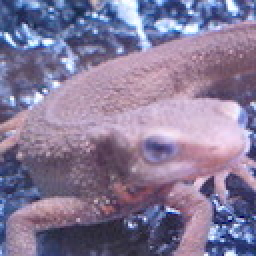
#> input picture input_image/imori.jpg, 128 x 128 px (shown 2 times larger)
$ python 50.py   (older library calls are emulated)
#> lines starting #> are read from the running program, lines starting #| are printed output that depends on the picture; after the words box and inside, x2 and y2 are one past the last pixel; in counts of white or black regions, pixels touching at a corner belong together
import cv2
import numpy as np

def Canny(img):

	# Gray scale
	def BGR2GRAY(img):
		b = img[:, :, 0].copy()
		g = img[:, :, 1].copy()
		r = img[:, :, 2].copy()

		# Gray scale
		out = 0.2126 * r + 0.7152 * g + 0.0722 * b
		out = out.astype(np.uint8)

		return out


	# Gaussian filter for grayscale
	def gaussian_filter(img, K_size=3, sigma=1.3):

		if len(img.shape) == 3:
			H, W, C = img.shape
			gray = False
		else:
			img = np.expand_dims(img, axis=-1)
			H, W, C = img.shape
			gray = True

		## Zero padding
		pad = K_size // 2
		out = np.zeros([H + pad * 2, W + pad * 2, C], dtype=np.float)
		out[pad : pad + H, pad : pad + W] = img.copy().astype(np.float)

		## prepare Kernel
		K = np.zeros((K_size, K_size), dtype=np.float)
		for x in range(-pad, -pad + K_size):
			for y in range(-pad, -pad + K_size):
				K[y + pad, x + pad] = np.exp( - (x ** 2 + y ** 2) / (2 * sigma * sigma))
		#K /= (sigma * np.sqrt(2 * np.pi))
		K /= (2 * np.pi * sigma * sigma)
		K /= K.sum()

		tmp = out.copy()

		# filtering
		for y in range(H):
			for x in range(W):
				for c in range(C):
					out[pad + y, pad + x, c] = np.sum(K * tmp[y : y + K_size, x : x + K_size, c])

		out = np.clip(out, 0, 255)
		out = out[pad : pad + H, pad : pad + W]
		out = out.astype(np.uint8)

		if gray:
			out = out[..., 0]

		return out


	# sobel filter
	def sobel_filter(img, K_size=3):
		if len(img.shape) == 3:
			H, W, C = img.shape
		else:
			H, W = img.shape

		# Zero padding
		pad = K_size // 2
		out = np.zeros((H + pad * 2, W + pad * 2), dtype=np.float)
		out[pad : pad + H, pad : pad + W] = img.copy().astype(np.float)
		tmp = out.copy()

		out_v = out.copy()
		out_h = out.copy()

		## Sobel vertical
		Kv = [[1., 2., 1.],[0., 0., 0.], [-1., -2., -1.]]
		## Sobel horizontal
		Kh = [[1., 0., -1.],[2., 0., -2.],[1., 0., -1.]]

		# filtering
		for y in range(H):
			for x in range(W):
				out_v[pad + y, pad + x] = np.sum(Kv * (tmp[y : y + K_size, x : x + K_size]))
				out_h[pad + y, pad + x] = np.sum(Kh * (tmp[y : y + K_size, x : x + K_size]))

		out_v = np.clip(out_v, 0, 255)
		out_h = np.clip(out_h, 0, 255)

		out_v = out_v[pad : pad + H, pad : pad + W]
		out_v = out_v.astype(np.uint8)
		out_h = out_h[pad : pad + H, pad : pad + W]
		out_h = out_h.astype(np.uint8)

		return out_v, out_h


	def get_edge_angle(fx, fy):
		# get edge strength
		edge = np.sqrt(np.power(fx.astype(np.float32), 2) + np.power(fy.astype(np.float32), 2))
		edge = np.clip(edge, 0, 255)

		fx = np.maximum(fx, 1e-10)
		#fx[np.abs(fx) <= 1e-5] = 1e-5

		# get edge angle
		angle = np.arctan(fy / fx)

		return edge, angle


	def angle_quantization(angle):
		angle = angle / np.pi * 180
		angle[angle < -22.5] = 180 + angle[angle < -22.5]
		_angle = np.zeros_like(angle, dtype=np.uint8)
		_angle[np.where(angle <= 22.5)] = 0
		_angle[np.where((angle > 22.5) & (angle <= 67.5))] = 45
		_angle[np.where((angle > 67.5) & (angle <= 112.5))] = 90
		_angle[np.where((angle > 112.5) & (angle <= 157.5))] = 135

		return _angle


	def non_maximum_suppression(angle, edge):
		H, W = angle.shape
		_edge = edge.copy()

		for y in range(H):
			for x in range(W):
					if angle[y, x] == 0:
							dx1, dy1, dx2, dy2 = -1, 0, 1, 0
					elif angle[y, x] == 45:
							dx1, dy1, dx2, dy2 = -1, 1, 1, -1
					elif angle[y, x] == 90:
							dx1, dy1, dx2, dy2 = 0, -1, 0, 1
					elif angle[y, x] == 135:
							dx1, dy1, dx2, dy2 = -1, -1, 1, 1
					if x == 0:
							dx1 = max(dx1, 0)
							dx2 = max(dx2, 0)
					if x == W-1:
							dx1 = min(dx1, 0)
							dx2 = min(dx2, 0)
					if y == 0:
							dy1 = max(dy1, 0)
							dy2 = max(dy2, 0)
					if y == H-1:
							dy1 = min(dy1, 0)
							dy2 = min(dy2, 0)
					if max(max(edge[y, x], edge[y + dy1, x + dx1]), edge[y + dy2, x + dx2]) != edge[y, x]:
							_edge[y, x] = 0

		return _edge

	def hysterisis(edge, HT=100, LT=30):
		H, W = edge.shape

		# Histeresis threshold
		edge[edge >= HT] = 255
		edge[edge <= LT] = 0

		_edge = np.zeros((H + 2, W + 2), dtype=np.float32)
		_edge[1 : H + 1, 1 : W + 1] = edge

		## 8 - Nearest neighbor
		nn = np.array(((1., 1., 1.), (1., 0., 1.), (1., 1., 1.)), dtype=np.float32)

		for y in range(1, H+2):
				for x in range(1, W+2):
						if _edge[y, x] < LT or _edge[y, x] > HT:
								continue
						if np.max(_edge[y-1:y+2, x-1:x+2] * nn) >= HT:
								_edge[y, x] = 255
						else:
								_edge[y, x] = 0

		edge = _edge[1:H+1, 1:W+1]

		return edge

	# grayscale
	gray = BGR2GRAY(img)

	# gaussian filtering
	gaussian = gaussian_filter(gray, K_size=5, sigma=1.4)

	# sobel filtering
	fy, fx = sobel_filter(gaussian, K_size=3)

	# get edge strength, angle
	edge, angle = get_edge_angle(fx, fy)

	# angle quantization
	angle = angle_quantization(angle)

	# non maximum suppression
	edge = non_maximum_suppression(angle, edge)

	# hysterisis threshold
	out = hysterisis(edge, 100, 30)

	return out


def morphology(img,time=2):
    H,W=img.shape
    out=img.copy()

    for t in range(time):
        #端の値をコピーしてパディング
        out_2=np.pad(out,(1,1),'edge')
        for y in range(1,H+1):
            for x in range(1,W+1):
                if out_2[y-1,x]==255 or out_2[y,x-1]==255 or out_2[y,x+1]==255 or out_2[y+1,x]==255:
                    out[y-1,x-1]=255

    #img=img.astype(np.uint8)
    return out


def morphology_2(img,time=2):
    H,W=img.shape
    out=img.copy()

    for t in range(time):
        pad_img=np.pad(out,(1,1),'edge')
        for y in range(1,H+1):
            for x in range(1,W+1):
                if pad_img[y-1,x]==0 or pad_img[y,x-1]==0 or pad_img[y,x+1]==0 or pad_img[y+1,x]==0:
                    out[y-1,x-1]=0
    return out

def closing(img,N=1):
    for i in range(N):
        img=morphology(img,time=N)
    for i in range(N):
        img=morphology_2(img,time=N)
    return img


img = cv2.imread("./input_image/imori.jpg").astype(np.float32)
canny=Canny(img)
#> in BGR2GRAY, `r = img[:, :, 2].copy()`:
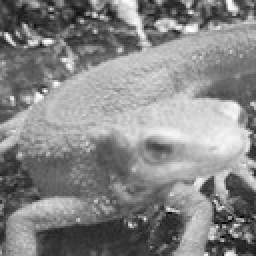
#> r: shape (128, 128) float32 (shown 2 times larger); min 0, max 255, mean 134.1
#> after the loop in gaussian_filter, `for y in range(H):`:
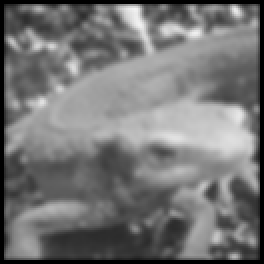
#> out: shape (132, 132, 1) float64 (shown 2 times larger); min 0, max 243.3, mean 117.2
#> after the loop in sobel_filter, `for y in range(H):`:
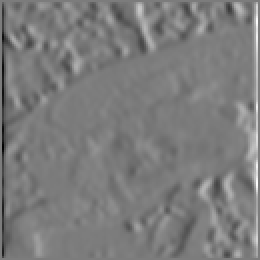
#> out_h: shape (130, 130) float64 (shown 2 times larger); min -581, max 611, mean 0; drawn with min black and max white
#> after the loop in sobel_filter, `for y in range(H):`:
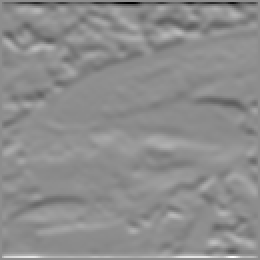
#> out_v: shape (130, 130) float64 (shown 2 times larger); min -870, max 701, mean 0.6; drawn with min black and max white
#> in Canny, `angle = angle_quantization(angle)`:
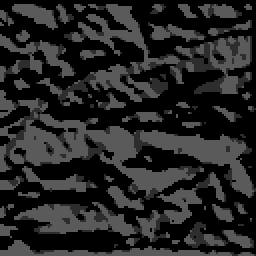
#> angle: shape (128, 128) (shown 2 times larger); min 0, max 90, mean 37.5
#> in hysterisis, `edge[edge >= HT] = 255`: edge: shape (128, 128) float32; min 0, max 255, mean 18
#> in hysterisis, `edge[edge <= LT] = 0`: edge: shape (128, 128) float32; min 0, max 255, mean 17.2
#> after the loop in hysterisis, `for y in range(1, H+2):`:
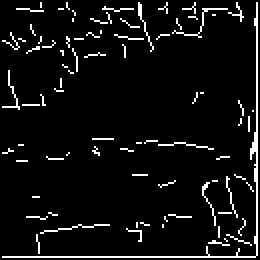
#> _edge: shape (130, 130) float32 (shown 2 times larger); 6.2% white in thin lines or dots
#> in hysterisis, `edge = _edge[1:H+1, 1:W+1]`: edge: shape (128, 128) float32; 6.4% white in thin lines or dots
#canny=canny.astype(np.uint8)
out=closing(canny)
#> the loop in closing, `for i in range(N):` made 1 pass
#> pass 1, in closing, `img=morphology_2(img,time=N)`:
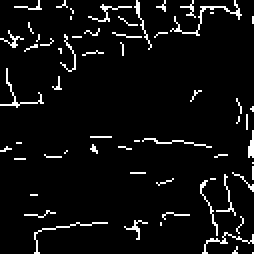
#> img: shape (128, 128) float32 (shown 2 times larger); 6.9% white in thin lines or dots
canny=canny.astype(np.uint8)
#> canny: shape (128, 128); 6.4% white in thin lines or dots
cv2.imshow("result",canny)
cv2.imshow("result2",out)
cv2.imwrite("./output_image/output49.jpg",out)
cv2.waitKey(0)
cv2.destroyAllWindows()

$ run again, with input_image/madara.jpg copied over input_image/imori.jpg
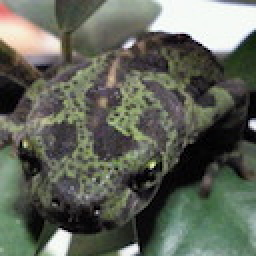
#> input picture input_image/madara.jpg, 128 x 128 px (shown 2 times larger)
#> after the loop in hysterisis, `for y in range(1, H+2):`:
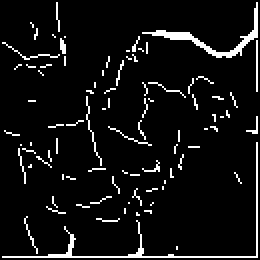
#> _edge: shape (130, 130) float32 (shown 2 times larger); 6.7% white in thin lines or dots
#> the loop in closing, `for i in range(N):` made 1 pass
#> pass 1, in closing, `img=morphology_2(img,time=N)`:
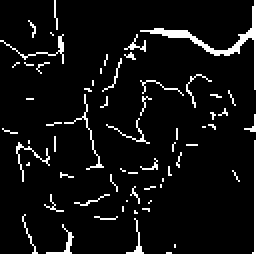
#> img: shape (128, 128) float32 (shown 2 times larger); 7.3% white in thin lines or dots
#> canny: shape (128, 128); 6.9% white in thin lines or dots

$ run again, with input_image/thorino.jpg copied over input_image/imori.jpg
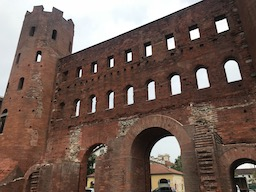
#> input picture input_image/thorino.jpg, 256 x 192 px
#> after the loop in hysterisis, `for y in range(1, H+2):`:
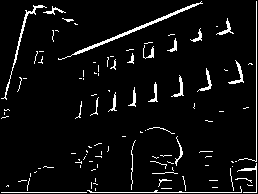
#> _edge: shape (194, 258) float32; 5.5% white in thin lines or dots
#> the loop in closing, `for i in range(N):` made 1 pass
#> pass 1, in closing, `img=morphology(img,time=N)`:
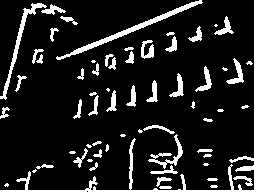
#> img: shape (192, 256) float32; 12.4% white; 63 white regions (14 under 20 px), largest, box (x1, y1, x2, y2) and area: (0, 0, 256, 192) 1500, (56, 0, 203, 60) 723, (0, 3, 47, 100) 469
#> canny: shape (192, 256); 5.6% white in thin lines or dots
